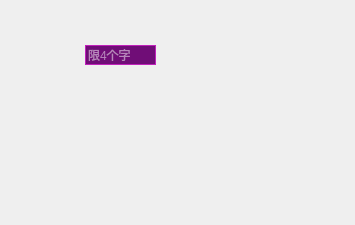
<?xml version="1.0" encoding="UTF-8"?>
<ui version="4.0">
 <class>RewardEditWidget</class>
 <widget class="QWidget" name="RewardEditWidget">
  <property name="geometry">
   <rect>
    <x>0</x>
    <y>0</y>
    <width>355</width>
    <height>225</height>
   </rect>
  </property>
  <property name="windowTitle">
   <string>Form</string>
  </property>
  <property name="styleSheet">
   <string notr="true"/>
  </property>
  <widget class="QLineEdit" name="RewardNameLineEdit">
   <property name="geometry">
    <rect>
     <x>85</x>
     <y>45</y>
     <width>71</width>
     <height>20</height>
    </rect>
   </property>
   <property name="contextMenuPolicy">
    <enum>Qt::NoContextMenu</enum>
   </property>
   <property name="styleSheet">
    <string notr="true">color: rgb(255, 255, 255);
border:1px solid #c020bb;
background-color: rgb(112, 13, 119);</string>
   </property>
   <property name="text">
    <string/>
   </property>
   <property name="maxLength">
    <number>4</number>
   </property>
   <property name="placeholderText">
    <string>限4个字</string>
   </property>
  </widget>
  <widget class="QLabel" name="RewardLb">
   <property name="geometry">
    <rect>
     <x>85</x>
     <y>125</y>
     <width>48</width>
     <height>48</height>
    </rect>
   </property>
   <property name="text">
    <string/>
   </property>
  </widget>
  <widget class="QPushButton" name="DelBtn">
   <property name="geometry">
    <rect>
     <x>25</x>
     <y>180</y>
     <width>73</width>
     <height>33</height>
    </rect>
   </property>
   <property name="styleSheet">
    <string notr="true">QPushButton:hover
{
	border-image: url(:/image/RewardEditWidget/bt_delete_hover.png);
}
QPushButton
{
border-image: url(:/image/RewardEditWidget/bt_delete.png);
}
</string>
   </property>
   <property name="text">
    <string/>
   </property>
   <property name="flat">
    <bool>true</bool>
   </property>
  </widget>
  <widget class="QPushButton" name="SaveBtn">
   <property name="geometry">
    <rect>
     <x>170</x>
     <y>180</y>
     <width>73</width>
     <height>33</height>
    </rect>
   </property>
   <property name="styleSheet">
    <string notr="true">QPushButton:hover
{
	border-image: url(:/image/RewardEditWidget/bt_save_hover.png);
}
QPushButton
{
border-image: url(:/image/RewardEditWidget/bt_save.png);
}</string>
   </property>
   <property name="text">
    <string/>
   </property>
   <property name="flat">
    <bool>true</bool>
   </property>
  </widget>
  <widget class="QPushButton" name="CancelBtn">
   <property name="geometry">
    <rect>
     <x>250</x>
     <y>180</y>
     <width>73</width>
     <height>33</height>
    </rect>
   </property>
   <property name="styleSheet">
    <string notr="true">QPushButton:hover
{
	border-image: url(:/image/RewardEditWidget/bt_cancle_hover.png);
}
QPushButton
{
border-image: url(:/image/RewardEditWidget/bt_cancle.png);
}</string>
   </property>
   <property name="text">
    <string/>
   </property>
   <property name="flat">
    <bool>true</bool>
   </property>
  </widget>
 </widget>
 <resources/>
 <connections/>
</ui>
